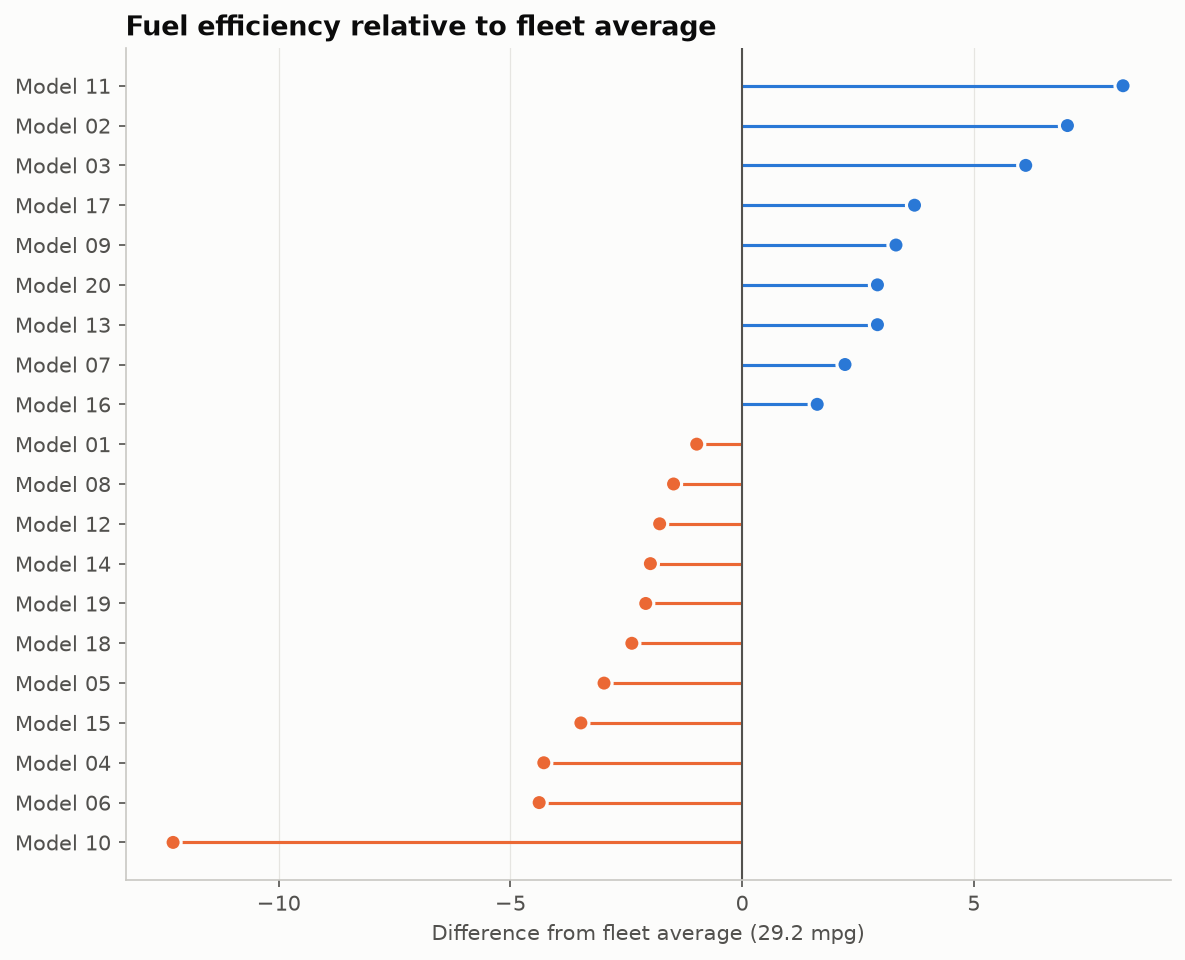

Python code for this plot:
"""
Deviation Lollipop (from mean)  -  family: Deviation

DESIGN PURPOSE
Each item is a dot joined by a thin stem to a reference value such as the
group mean. It carries the same message as a diverging bar with much less ink,
so it works well with many items.

WHEN TO USE
  - Show how far each item sits from the average or target
  - Show many categories, where solid bars would look heavy
  - Highlight outliers relative to a benchmark

AVOID WHEN
  - Values are very close together (stems become invisible)
  - The audience expects conventional bar charts

ALTERNATIVES
  - Diverging bar chart
  - Dot plot with a reference line

EXAMPLE
Fuel efficiency (mpg) of 20 car models compared with the fleet average.

Run:  python deviation_lollipop.py
"""
import sys
from pathlib import Path

import numpy as np
import pandas as pd
import matplotlib.pyplot as plt

# Library style: categorical colors in fixed order, recessive axes, hairline grid.
PALETTE = ["#2a78d6", "#eb6834", "#1baf7a", "#eda100",
           "#e87ba4", "#008300", "#6250d6", "#e34948"]
SEQ_CMAP = "Blues"      # sequential: one hue, light -> dark
DIV_CMAP = "RdBu_r"     # diverging: two opposite hues, neutral midpoint
GRAY = "#b8b7b1"        # de-emphasised marks
plt.rcParams.update({
    "figure.figsize": (8, 4.8), "figure.dpi": 110, "figure.facecolor": "#fcfcfb",
    "axes.facecolor": "#fcfcfb", "axes.edgecolor": "#c9c8c3", "axes.linewidth": 0.8,
    "axes.spines.top": False, "axes.spines.right": False,
    "axes.grid": True, "grid.color": "#e6e5e1", "grid.linewidth": 0.6, "axes.axisbelow": True,
    "axes.prop_cycle": plt.cycler(color=PALETTE),
    "axes.titlesize": 13, "axes.titleweight": "bold", "axes.titlelocation": "left",
    "axes.labelcolor": "#52514e", "xtick.color": "#52514e", "ytick.color": "#52514e",
    "text.color": "#0b0b0b", "font.size": 10, "lines.linewidth": 2,
    "legend.frameon": False,
})

# --- Example data ------------------------------------------------------------
rng = np.random.default_rng(11)
models = [f"Model {i:02d}" for i in range(1, 21)]
mpg = rng.normal(28, 6, len(models)).round(1)
df = pd.DataFrame({"model": models, "mpg": mpg})
df["dev"] = df["mpg"] - df["mpg"].mean()
df = df.sort_values("dev").reset_index(drop=True)
df.head()

# --- Plot --------------------------------------------------------------------
fig, ax = plt.subplots(figsize=(8, 6.5))
colors = np.where(df["dev"] >= 0, PALETTE[0], PALETTE[1])
ax.hlines(df.index, 0, df["dev"], color=colors, linewidth=1.5)
ax.scatter(df["dev"], df.index, color=colors, s=60, zorder=3,
           edgecolor="#fcfcfb", linewidth=1.5)
ax.axvline(0, color="#52514e", linewidth=1)
ax.set_yticks(df.index, df["model"])
ax.set_xlabel(f"Difference from fleet average ({df['mpg'].mean():.1f} mpg)")
ax.set_title("Fuel efficiency relative to fleet average")
ax.grid(axis="y", visible=False)
fig.tight_layout()

# --- Save / show -------------------------------------------------------------
out = Path(__file__).with_name(Path(__file__).stem + ".png")
fig.savefig(out, dpi=150, bbox_inches="tight")
print(f"saved {out}")
if "--no-show" not in sys.argv:
    plt.show()
